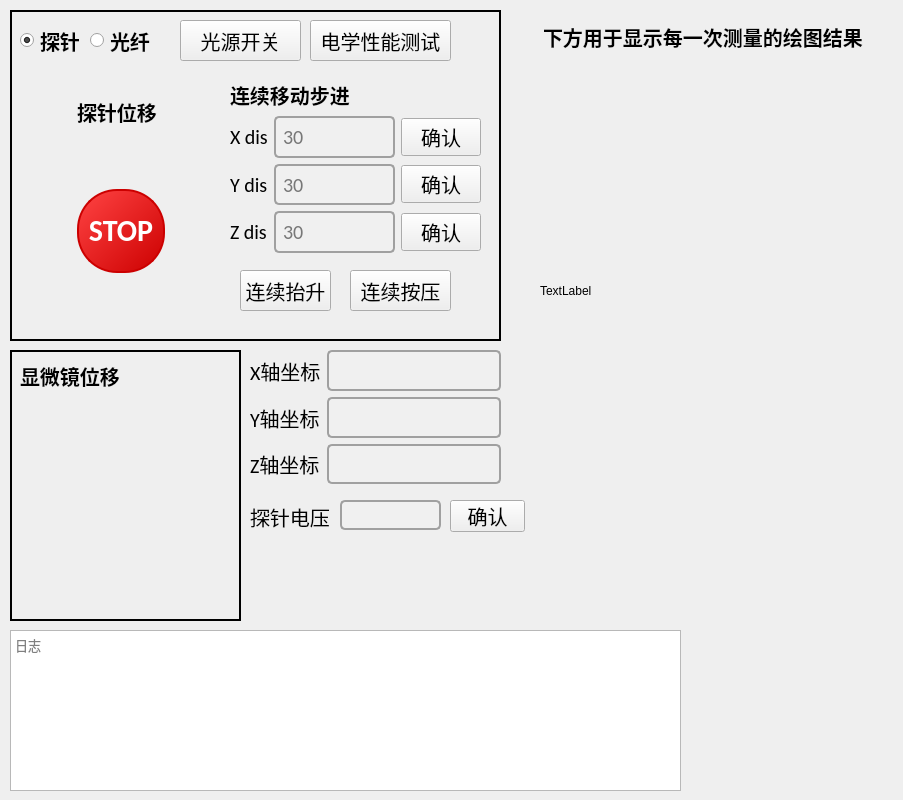
    <widget class="QWidget" name="tab">
     <attribute name="title">
      <string>手动模式</string>
     </attribute>
     <widget class="QPlainTextEdit" name="plainTextEdit_log">
      <property name="geometry">
       <rect>
        <x>10</x>
        <y>630</y>
        <width>671</width>
        <height>161</height>
       </rect>
      </property>
      <property name="font">
       <font>
        <family>Calibri</family>
        <pointsize>10</pointsize>
       </font>
      </property>
      <property name="placeholderText">
       <string>日志</string>
      </property>
     </widget>
     <widget class="QFrame" name="frame_6">
      <property name="geometry">
       <rect>
        <x>10</x>
        <y>10</y>
        <width>491</width>
        <height>331</height>
       </rect>
      </property>
      <property name="styleSheet">
       <string notr="true">#frame_6{
border-width:2px;
border:2px solid;
border_color:rgb(255,255,127);
}</string>
      </property>
      <property name="frameShape">
       <enum>QFrame::StyledPanel</enum>
      </property>
      <property name="frameShadow">
       <enum>QFrame::Raised</enum>
      </property>
      <widget class="QWidget" name="gridLayoutWidget_2">
       <property name="geometry">
        <rect>
         <x>10</x>
         <y>70</y>
         <width>202</width>
         <height>233</height>
        </rect>
       </property>
       <layout class="QGridLayout" name="gridLayout_2">
        <item row="3" column="1">
         <widget class="QPushButton" name="Button_needle1Down">
          <property name="font">
           <font>
            <family>Calibri</family>
            <pointsize>15</pointsize>
           </font>
          </property>
          <property name="text">
           <string/>
          </property>
          <property name="icon">
           <iconset>
            <normaloff>Vdown.png</normaloff>Vdown.png</iconset>
          </property>
          <property name="iconSize">
           <size>
            <width>40</width>
            <height>40</height>
           </size>
          </property>
          <property name="flat">
           <bool>true</bool>
          </property>
         </widget>
        </item>
        <item row="2" column="2">
         <widget class="QPushButton" name="Button_needle1Right">
          <property name="font">
           <font>
            <family>Calibri</family>
            <pointsize>15</pointsize>
           </font>
          </property>
          <property name="text">
           <string/>
          </property>
          <property name="icon">
           <iconset>
            <normaloff>Vright.png</normaloff>Vright.png</iconset>
          </property>
          <property name="iconSize">
           <size>
            <width>40</width>
            <height>40</height>
           </size>
          </property>
          <property name="flat">
           <bool>true</bool>
          </property>
         </widget>
        </item>
        <item row="2" column="0">
         <widget class="QPushButton" name="Button_needle1Left">
          <property name="font">
           <font>
            <family>Calibri</family>
            <pointsize>15</pointsize>
           </font>
          </property>
          <property name="styleSheet">
           <string notr="true">QMainWindow {
    background-color: #808080;
}</string>
          </property>
          <property name="text">
           <string/>
          </property>
          <property name="icon">
           <iconset>
            <normaloff>Vleft.png</normaloff>Vleft.png</iconset>
          </property>
          <property name="iconSize">
           <size>
            <width>40</width>
            <height>40</height>
           </size>
          </property>
          <property name="flat">
           <bool>true</bool>
          </property>
         </widget>
        </item>
        <item row="2" column="1">
         <widget class="QPushButton" name="Button_needle1Stop">
          <property name="font">
           <font>
            <family>Calibri</family>
            <pointsize>-1</pointsize>
            <weight>75</weight>
            <bold>true</bold>
           </font>
          </property>
          <property name="styleSheet">
           <string notr="true">QPushButton {
    background-color: qlineargradient(x1:0, y1:0, x2:1, y2:1, stop:0 #ff4444, stop:1 #cc0000); /* 红色渐变背景 */
    border: 2px solid #cc0000; /* 边框颜色 */
    color: white; /* 文字颜色 */
    font-size: 30px; /* 字体大小 */
    font-weight: bold; /* 字体加粗 */
    text-align: center; /* 文字居中 */
    border-radius: 40px; /* 圆形按钮（半径设置为宽度和高度的一半） */
    min-width: 80px; /* 最小宽度 */
    min-height: 80px; /* 最小高度 */
    padding: 0; /* 去除内边距 */
}

QPushButton:hover {
    background-color: qlineargradient(x1:0, y1:0, x2:1, y2:1, stop:0 #0077ff, stop:1 #0044cc); /* 悬停时的蓝色渐变背景 */
}

QPushButton:pressed {
    background-color: qlineargradient(x1:0, y1:0, x2:1, y2:1, stop:0 #cc0000, stop:1 #ff4444); /* 按下时的渐变背景 */
}</string>
          </property>
          <property name="text">
           <string>STOP</string>
          </property>
         </widget>
        </item>
        <item row="1" column="1">
         <widget class="QPushButton" name="Button_needle1Up">
          <property name="font">
           <font>
            <family>Calibri</family>
            <pointsize>15</pointsize>
           </font>
          </property>
          <property name="text">
           <string/>
          </property>
          <property name="icon">
           <iconset>
            <normaloff>Vup.png</normaloff>Vup.png</iconset>
          </property>
          <property name="iconSize">
           <size>
            <width>40</width>
            <height>40</height>
           </size>
          </property>
          <property name="flat">
           <bool>true</bool>
          </property>
         </widget>
        </item>
        <item row="0" column="1">
         <widget class="QLabel" name="label_needle1">
          <property name="sizePolicy">
           <sizepolicy hsizetype="Expanding" vsizetype="Expanding">
            <horstretch>0</horstretch>
            <verstretch>0</verstretch>
           </sizepolicy>
          </property>
          <property name="font">
           <font>
            <family>Calibri</family>
            <pointsize>15</pointsize>
            <weight>75</weight>
            <bold>true</bold>
           </font>
          </property>
          <property name="text">
           <string>探针位移</string>
          </property>
         </widget>
        </item>
       </layout>
      </widget>
      <widget class="QPushButton" name="Button_pulling">
       <property name="geometry">
        <rect>
         <x>230</x>
         <y>260</y>
         <width>91</width>
         <height>41</height>
        </rect>
       </property>
       <property name="font">
        <font>
         <family>Calibri</family>
         <pointsize>15</pointsize>
        </font>
       </property>
       <property name="text">
        <string>连续抬升</string>
       </property>
      </widget>
      <widget class="QPushButton" name="Button_pushing">
       <property name="geometry">
        <rect>
         <x>340</x>
         <y>260</y>
         <width>101</width>
         <height>41</height>
        </rect>
       </property>
       <property name="font">
        <font>
         <family>Calibri</family>
         <pointsize>15</pointsize>
        </font>
       </property>
       <property name="text">
        <string>连续按压</string>
       </property>
      </widget>
      <widget class="QWidget" name="gridLayoutWidget_5">
       <property name="geometry">
        <rect>
         <x>220</x>
         <y>70</y>
         <width>251</width>
         <height>173</height>
        </rect>
       </property>
       <layout class="QGridLayout" name="gridLayout_5">
        <item row="2" column="2">
         <widget class="QPushButton" name="Button_needle1SetYdisConfirm">
          <property name="font">
           <font>
            <family>Calibri</family>
            <pointsize>15</pointsize>
           </font>
          </property>
          <property name="text">
           <string>确认</string>
          </property>
         </widget>
        </item>
        <item row="1" column="0">
         <widget class="QLabel" name="label_3">
          <property name="font">
           <font>
            <family>Calibri</family>
            <pointsize>15</pointsize>
           </font>
          </property>
          <property name="text">
           <string>X dis</string>
          </property>
         </widget>
        </item>
        <item row="1" column="1">
         <widget class="QLineEdit" name="lineEdit_needle1Xdistance">
          <property name="font">
           <font>
            <family>Calibri</family>
            <pointsize>15</pointsize>
           </font>
          </property>
          <property name="styleSheet">
           <string notr="true">QLineEdit {
    background-color: #f0f0f0;
    border: 2px solid #a0a0a0;
    border-radius: 5px;
    padding: 5px;
    color: #000000;
    selection-background-color: #c0c0c0;
    selection-color: #000000;
}

QLineEdit:focus {
    border: 2px solid #606060;
    background-color: #e0e0e0;
}

QLineEdit:hover {
    border: 2px solid #808080;
}

QLineEdit:disabled {
    background-color: #d0d0d0;
    color: #808080;
    border: 2px solid #c0c0c0;
}</string>
          </property>
          <property name="placeholderText">
           <string>30</string>
          </property>
         </widget>
        </item>
        <item row="3" column="0">
         <widget class="QLabel" name="label_4">
          <property name="font">
           <font>
            <family>Calibri</family>
            <pointsize>15</pointsize>
           </font>
          </property>
          <property name="text">
           <string>Z dis</string>
          </property>
         </widget>
        </item>
        <item row="3" column="2">
         <widget class="QPushButton" name="Button_needle1SetZdisConfirm">
          <property name="font">
           <font>
            <family>Calibri</family>
            <pointsize>15</pointsize>
           </font>
          </property>
          <property name="text">
           <string>确认</string>
          </property>
         </widget>
        </item>
        <item row="1" column="2">
         <widget class="QPushButton" name="Button_needle1SetXdisConfirm">
          <property name="font">
           <font>
            <family>Calibri</family>
            <pointsize>15</pointsize>
           </font>
          </property>
          <property name="text">
           <string>确认</string>
          </property>
         </widget>
        </item>
        <item row="2" column="1">
         <widget class="QLineEdit" name="lineEdit_needle1Ydistance">
          <property name="font">
           <font>
            <family>Calibri</family>
            <pointsize>15</pointsize>
           </font>
          </property>
          <property name="styleSheet">
           <string notr="true">QLineEdit {
    background-color: #f0f0f0;
    border: 2px solid #a0a0a0;
    border-radius: 5px;
    padding: 5px;
    color: #000000;
    selection-background-color: #c0c0c0;
    selection-color: #000000;
}

QLineEdit:focus {
    border: 2px solid #606060;
    background-color: #e0e0e0;
}

QLineEdit:hover {
    border: 2px solid #808080;
}

QLineEdit:disabled {
    background-color: #d0d0d0;
    color: #808080;
    border: 2px solid #c0c0c0;
}</string>
          </property>
          <property name="placeholderText">
           <string>30</string>
          </property>
         </widget>
        </item>
        <item row="3" column="1">
         <widget class="QLineEdit" name="lineEdit_needle1Zdistance">
          <property name="font">
           <font>
            <family>Calibri</family>
            <pointsize>15</pointsize>
           </font>
          </property>
          <property name="styleSheet">
           <string notr="true">QLineEdit {
    background-color: #f0f0f0;
    border: 2px solid #a0a0a0;
    border-radius: 5px;
    padding: 5px;
    color: #000000;
    selection-background-color: #c0c0c0;
    selection-color: #000000;
}

QLineEdit:focus {
    border: 2px solid #606060;
    background-color: #e0e0e0;
}

QLineEdit:hover {
    border: 2px solid #808080;
}

QLineEdit:disabled {
    background-color: #d0d0d0;
    color: #808080;
    border: 2px solid #c0c0c0;
}</string>
          </property>
          <property name="placeholderText">
           <string>30</string>
          </property>
         </widget>
        </item>
        <item row="2" column="0">
         <widget class="QLabel" name="label_2">
          <property name="font">
           <font>
            <family>Calibri</family>
            <pointsize>15</pointsize>
           </font>
          </property>
          <property name="text">
           <string>Y dis</string>
          </property>
         </widget>
        </item>
        <item row="0" column="0" colspan="2">
         <widget class="QLabel" name="label_needle1_2">
          <property name="font">
           <font>
            <family>Calibri</family>
            <pointsize>15</pointsize>
            <weight>75</weight>
            <bold>true</bold>
           </font>
          </property>
          <property name="text">
           <string>连续移动步进</string>
          </property>
         </widget>
        </item>
       </layout>
      </widget>
      <widget class="QRadioButton" name="Checkbox_Light">
       <property name="geometry">
        <rect>
         <x>80</x>
         <y>10</y>
         <width>71</width>
         <height>41</height>
        </rect>
       </property>
       <property name="font">
        <font>
         <pointsize>15</pointsize>
         <weight>75</weight>
         <bold>true</bold>
        </font>
       </property>
       <property name="text">
        <string>光纤</string>
       </property>
      </widget>
      <widget class="QRadioButton" name="Checkbox_ElecNeedle">
       <property name="geometry">
        <rect>
         <x>10</x>
         <y>10</y>
         <width>61</width>
         <height>41</height>
        </rect>
       </property>
       <property name="font">
        <font>
         <pointsize>15</pointsize>
         <weight>75</weight>
         <bold>true</bold>
        </font>
       </property>
       <property name="text">
        <string>探针</string>
       </property>
       <property name="checked">
        <bool>true</bool>
       </property>
      </widget>
      <widget class="QPushButton" name="Button_relay">
       <property name="geometry">
        <rect>
         <x>170</x>
         <y>10</y>
         <width>121</width>
         <height>41</height>
        </rect>
       </property>
       <property name="font">
        <font>
         <family>Calibri</family>
         <pointsize>15</pointsize>
        </font>
       </property>
       <property name="text">
        <string>光源开关</string>
       </property>
      </widget>
      <widget class="QPushButton" name="Button_iuCalculate">
       <property name="geometry">
        <rect>
         <x>300</x>
         <y>10</y>
         <width>141</width>
         <height>41</height>
        </rect>
       </property>
       <property name="font">
        <font>
         <pointsize>15</pointsize>
        </font>
       </property>
       <property name="text">
        <string>电学性能测试</string>
       </property>
      </widget>
     </widget>
     <widget class="QWidget" name="gridLayoutWidget_6">
      <property name="geometry">
       <rect>
        <x>250</x>
        <y>350</y>
        <width>251</width>
        <height>134</height>
       </rect>
      </property>
      <layout class="QGridLayout" name="gridLayout_6">
       <item row="1" column="0">
        <widget class="QLabel" name="label_24">
         <property name="font">
          <font>
           <family>Calibri</family>
           <pointsize>15</pointsize>
          </font>
         </property>
         <property name="text">
          <string>Y轴坐标</string>
         </property>
        </widget>
       </item>
       <item row="0" column="1">
        <widget class="QLineEdit" name="lineEdit_Xlocation">
         <property name="font">
          <font>
           <family>Calibri</family>
           <pointsize>15</pointsize>
          </font>
         </property>
         <property name="styleSheet">
          <string notr="true">QLineEdit {
    background-color: #f0f0f0;
    border: 2px solid #a0a0a0;
    border-radius: 5px;
    padding: 5px;
    color: #000000;
    selection-background-color: #c0c0c0;
    selection-color: #000000;
}

QLineEdit:focus {
    border: 2px solid #606060;
    background-color: #e0e0e0;
}

QLineEdit:hover {
    border: 2px solid #808080;
}

QLineEdit:disabled {
    background-color: #d0d0d0;
    color: #808080;
    border: 2px solid #c0c0c0;
}</string>
         </property>
        </widget>
       </item>
       <item row="1" column="1">
        <widget class="QLineEdit" name="lineEdit_Ylocation">
         <property name="font">
          <font>
           <family>Calibri</family>
           <pointsize>15</pointsize>
          </font>
         </property>
         <property name="styleSheet">
          <string notr="true">QLineEdit {
    background-color: #f0f0f0;
    border: 2px solid #a0a0a0;
    border-radius: 5px;
    padding: 5px;
    color: #000000;
    selection-background-color: #c0c0c0;
    selection-color: #000000;
}

QLineEdit:focus {
    border: 2px solid #606060;
    background-color: #e0e0e0;
}

QLineEdit:hover {
    border: 2px solid #808080;
}

QLineEdit:disabled {
    background-color: #d0d0d0;
    color: #808080;
    border: 2px solid #c0c0c0;
}</string>
         </property>
        </widget>
       </item>
       <item row="0" column="0">
        <widget class="QLabel" name="label_23">
         <property name="font">
          <font>
           <family>Calibri</family>
           <pointsize>15</pointsize>
          </font>
         </property>
         <property name="text">
          <string>X轴坐标</string>
         </property>
        </widget>
       </item>
       <item row="2" column="0">
        <widget class="QLabel" name="label_38">
         <property name="font">
          <font>
           <family>Calibri</family>
           <pointsize>15</pointsize>
          </font>
         </property>
         <property name="text">
          <string>Z轴坐标</string>
         </property>
        </widget>
       </item>
       <item row="2" column="1">
        <widget class="QLineEdit" name="lineEdit_Zlocation">
         <property name="font">
          <font>
           <family>Calibri</family>
           <pointsize>15</pointsize>
          </font>
         </property>
         <property name="styleSheet">
          <string notr="true">QLineEdit {
    background-color: #f0f0f0;
    border: 2px solid #a0a0a0;
    border-radius: 5px;
    padding: 5px;
    color: #000000;
    selection-background-color: #c0c0c0;
    selection-color: #000000;
}

QLineEdit:focus {
    border: 2px solid #606060;
    background-color: #e0e0e0;
}

QLineEdit:hover {
    border: 2px solid #808080;
}

QLineEdit:disabled {
    background-color: #d0d0d0;
    color: #808080;
    border: 2px solid #c0c0c0;
}</string>
         </property>
        </widget>
       </item>
      </layout>
     </widget>
     <widget class="QFrame" name="frame_7">
      <property name="geometry">
       <rect>
        <x>10</x>
        <y>350</y>
        <width>231</width>
        <height>271</height>
       </rect>
      </property>
      <property name="styleSheet">
       <string notr="true">#frame_7{
border-width:2px;
border:2px solid;
border_color:rgb(255,255,127);
}</string>
      </property>
      <property name="frameShape">
       <enum>QFrame::StyledPanel</enum>
      </property>
      <property name="frameShadow">
       <enum>QFrame::Raised</enum>
      </property>
      <widget class="QLabel" name="label">
       <property name="geometry">
        <rect>
         <x>10</x>
         <y>10</y>
         <width>151</width>
         <height>31</height>
        </rect>
       </property>
       <property name="font">
        <font>
         <pointsize>15</pointsize>
         <weight>75</weight>
         <italic>false</italic>
         <bold>true</bold>
        </font>
       </property>
       <property name="text">
        <string>显微镜位移</string>
       </property>
      </widget>
      <widget class="QWidget" name="gridLayoutWidget">
       <property name="geometry">
        <rect>
         <x>0</x>
         <y>40</y>
         <width>221</width>
         <height>221</height>
        </rect>
       </property>
       <layout class="QGridLayout" name="gridLayout">
        <item row="1" column="3">
         <widget class="QPushButton" name="Button_Micro_right">
          <property name="text">
           <string/>
          </property>
          <property name="icon">
           <iconset>
            <normaloff>Vright.png</normaloff>Vright.png</iconset>
          </property>
          <property name="iconSize">
           <size>
            <width>40</width>
            <height>40</height>
           </size>
          </property>
          <property name="flat">
           <bool>true</bool>
          </property>
         </widget>
        </item>
        <item row="2" column="2">
         <widget class="QPushButton" name="Button_Micro_down">
          <property name="text">
           <string/>
          </property>
          <property name="icon">
           <iconset>
            <normaloff>Vdown.png</normaloff>Vdown.png</iconset>
          </property>
          <property name="iconSize">
           <size>
            <width>40</width>
            <height>40</height>
           </size>
          </property>
          <property name="default">
           <bool>false</bool>
          </property>
          <property name="flat">
           <bool>true</bool>
          </property>
         </widget>
        </item>
        <item row="0" column="2">
         <widget class="QPushButton" name="Button_Micro_up">
          <property name="text">
           <string/>
          </property>
          <property name="icon">
           <iconset>
            <normaloff>Vup.png</normaloff>Vup.png</iconset>
          </property>
          <property name="iconSize">
           <size>
            <width>40</width>
            <height>40</height>
           </size>
          </property>
          <property name="flat">
           <bool>true</bool>
          </property>
         </widget>
        </item>
        <item row="1" column="0">
         <widget class="QPushButton" name="Button_Micro_left">
          <property name="text">
           <string/>
          </property>
          <property name="icon">
           <iconset>
            <normaloff>Vleft.png</normaloff>Vleft.png</iconset>
          </property>
          <property name="iconSize">
           <size>
            <width>40</width>
            <height>40</height>
           </size>
          </property>
          <property name="flat">
           <bool>true</bool>
          </property>
         </widget>
        </item>
       </layout>
      </widget>
     </widget>
     <widget class="QPushButton" name="Button_SIM928">
      <property name="geometry">
       <rect>
        <x>450</x>
        <y>500</y>
        <width>75</width>
        <height>32</height>
       </rect>
      </property>
      <property name="font">
       <font>
        <family>Calibri</family>
        <pointsize>15</pointsize>
       </font>
      </property>
      <property name="text">
       <string>确认</string>
      </property>
     </widget>
     <widget class="QLineEdit" name="lineEdit_SIM928">
      <property name="geometry">
       <rect>
        <x>340</x>
        <y>500</y>
        <width>101</width>
        <height>30</height>
       </rect>
      </property>
      <property name="font">
       <font>
        <family>Calibri</family>
        <pointsize>15</pointsize>
       </font>
      </property>
      <property name="styleSheet">
       <string notr="true">QLineEdit {
    background-color: #f0f0f0;
    border: 2px solid #a0a0a0;
    border-radius: 5px;
    padding: 5px;
    color: #000000;
    selection-background-color: #c0c0c0;
    selection-color: #000000;
}

QLineEdit:focus {
    border: 2px solid #606060;
    background-color: #e0e0e0;
}

QLineEdit:hover {
    border: 2px solid #808080;
}

QLineEdit:disabled {
    background-color: #d0d0d0;
    color: #808080;
    border: 2px solid #c0c0c0;
}</string>
      </property>
     </widget>
     <widget class="QLabel" name="label_9">
      <property name="geometry">
       <rect>
        <x>250</x>
        <y>500</y>
        <width>81</width>
        <height>33</height>
       </rect>
      </property>
      <property name="font">
       <font>
        <family>Calibri</family>
        <pointsize>15</pointsize>
       </font>
      </property>
      <property name="text">
       <string>探针电压</string>
      </property>
     </widget>
     <widget class="QLabel" name="plot_Label">
      <property name="geometry">
       <rect>
        <x>540</x>
        <y>80</y>
        <width>351</width>
        <height>421</height>
       </rect>
      </property>
      <property name="text">
       <string>TextLabel</string>
      </property>
     </widget>
     <widget class="QLabel" name="label_needle1_3">
      <property name="geometry">
       <rect>
        <x>543</x>
        <y>20</y>
        <width>351</width>
        <height>33</height>
       </rect>
      </property>
      <property name="sizePolicy">
       <sizepolicy hsizetype="Expanding" vsizetype="Expanding">
        <horstretch>0</horstretch>
        <verstretch>0</verstretch>
       </sizepolicy>
      </property>
      <property name="font">
       <font>
        <family>Calibri</family>
        <pointsize>15</pointsize>
        <weight>75</weight>
        <bold>true</bold>
       </font>
      </property>
      <property name="text">
       <string>下方用于显示每一次测量的绘图结果</string>
      </property>
     </widget>
    </widget>
